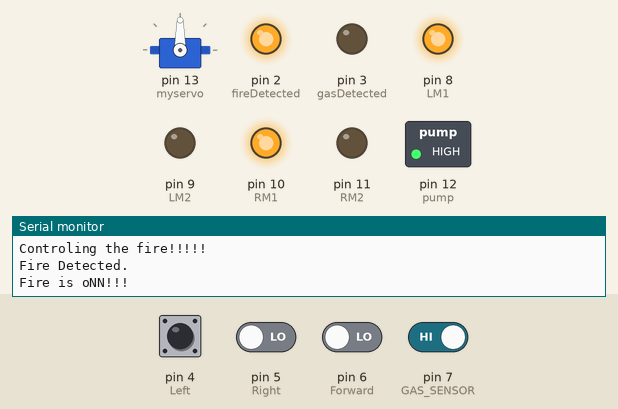
A sketch run on a simulated Arduino Uno, built with avr-gcc and run on an emulated ATmega328P. Parts: servo, switched loads named in the sketch (green lamp = pin HIGH), output pins drawn as LEDs (lit = HIGH), the last lines printed to the serial monitor. The inputs (shaded band) are chosen by the test bench; at power-on: pin 7 (GAS_SENSOR) HIGH, pin 4 (Left), pin 5 (Right), pin 6 (Forward) LOW.

Above: at 7.8 s.
7.9 s: pin 7 (GAS_SENSOR) driven LOW
At 12.1 s:
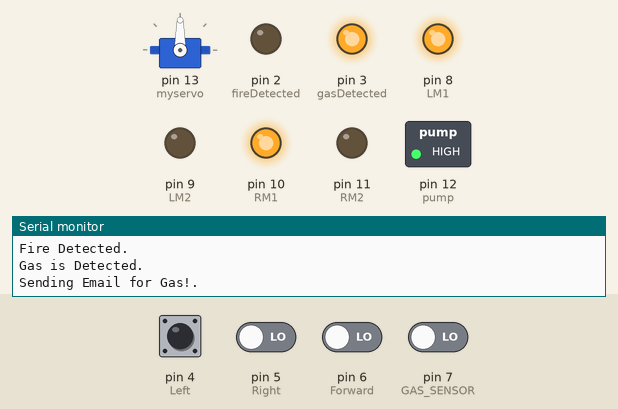
12.5 s: pin 6 (Forward) driven HIGH
21.2 s: pin 4 (Left) pulled HIGH for 3 s
At 23.3 s:
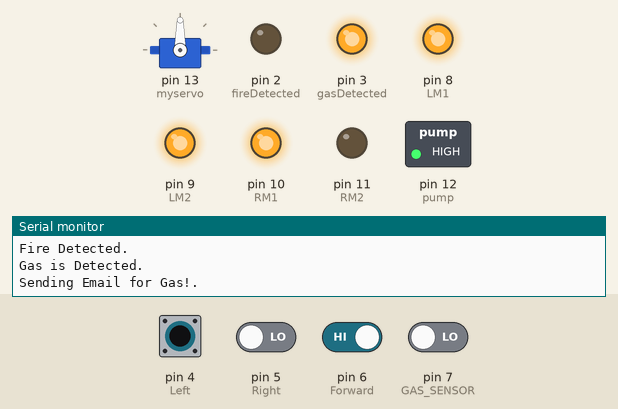
32.0 s: pin 6 (Forward) driven LOW
At 33.86 s:
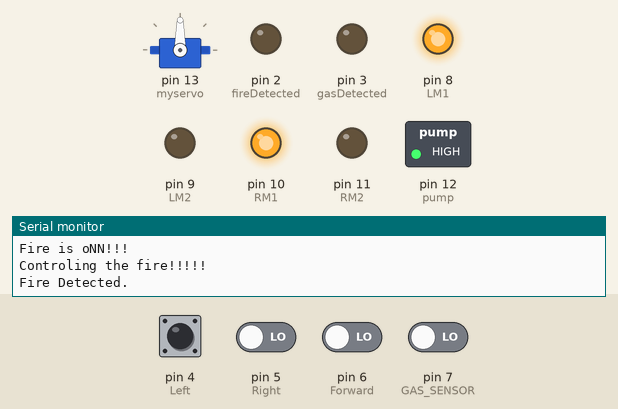
36.5 s: pin 6 (Forward) driven HIGH
45.2 s: pin 4 (Left) driven HIGH and pin 5 (Right) driven HIGH
At 47.3 s:
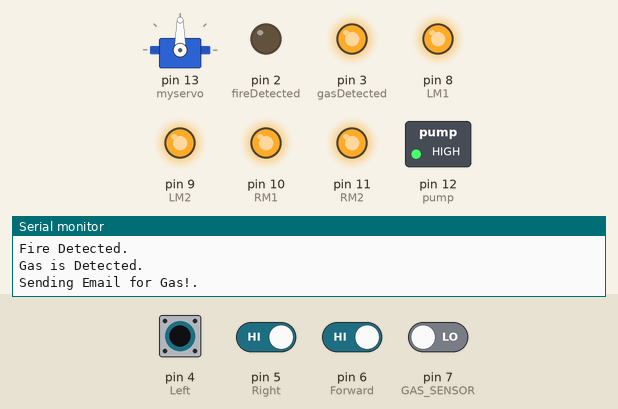
Timing chart, 0 to 50.6 s (numbered marks = the images above; inputs shaded):
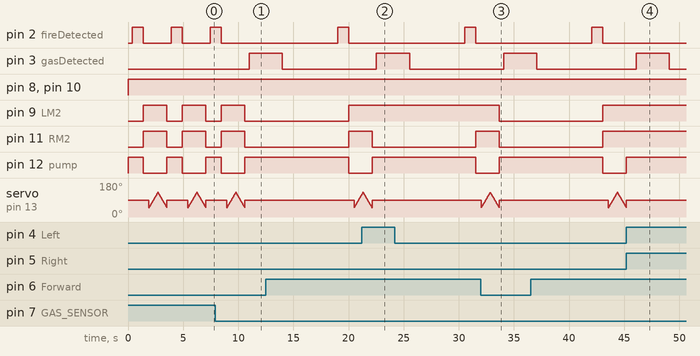

Measured:
- after the input at 7.9 s, pin 2 (fireDetected): goes on until 8.5 s, then stays LOW; pin 3 (gasDetected): LOW → HIGH after 3.1 s; pin 9 (LM2), pin 11 (RM2): goes on until 10.6 s, then stays LOW; pin 12 (pump): goes on until 10.6 s, then stays HIGH
- after the input at 21.2 s, pin 9 (LM2): stays HIGH (without the input it goes to LOW after 0.93 s); pin 11 (RM2): HIGH → LOW after 0.93 s, → HIGH 9.4 s later
- after the input at 32.0 s, pin 11 (RM2): HIGH → LOW after 1.7 s
- after the input at 45.2 s, pin 2 (fireDetected): stays LOW (without the input it goes to HIGH after 8.4 s); pin 9 (LM2): stays HIGH (without the input it goes to LOW after 0.00 s)
- by itself, pin 2 (fireDetected): alternates HIGH for 1.0 s and LOW for 2.5 s
- by itself, pin 9 (LM2), pin 11 (RM2): alternates HIGH for 2.1 s and LOW for 1.4 s
- by itself, pin 12 (pump): alternates HIGH for 1.4 s and LOW for 2.1 s

The sketch:

Arduino_Code.ino
```cpp
// IOT Based Fire Fighter with Email System

#include <Servo.h>            //include servo.h library
#include <SoftwareSerial.h>  //include SoftwareSerial.h library

Servo myservo;

int pos = 0;
boolean fire = false;

#define Left 4          // left sensor
#define Right 5         // right sensor
#define Forward 6       //front sensor
#define GAS_SENSOR 7    //Gas sensor
#define LM1 8           // left motor
#define LM2 9           // left motor
#define RM1 10          // right motor
#define RM2 11          // right motor
#define pump 12         //water pumb


const int fireDetected = 2;
const int gasDetected = 3;

void setup()
{
   pinMode(fireDetected, OUTPUT);
  digitalWrite(fireDetected, LOW);
  pinMode(gasDetected, OUTPUT);
  digitalWrite(gasDetected, LOW);

  Serial.begin(115200);

  pinMode(Left, INPUT);
  pinMode(Right, INPUT);
  pinMode(Forward, INPUT);
  pinMode(GAS_SENSOR, INPUT);
  pinMode(LM1, OUTPUT);
  pinMode(LM2, OUTPUT);
  pinMode(RM1, OUTPUT);
  pinMode(RM2, OUTPUT);
  pinMode(pump, OUTPUT);

  myservo.attach(13);
  myservo.write(90);
}


void put_off_fire()
{
 Serial.println("Controling the fire!!!!!");
    digitalWrite(LM1, HIGH);
  digitalWrite(LM2, HIGH);
  digitalWrite(RM1, HIGH);
  digitalWrite(RM2, HIGH);
  digitalWrite(pump, LOW);
    delay(500);
    for (pos = 50; pos <= 130; pos += 1) {
    myservo.write(pos);
    delay(10);
  }
  for (pos = 130; pos >= 50; pos -= 1) {
    myservo.write(pos);
    delay(10);
  }
  digitalWrite(pump,LOW);

  digitalWrite(pump,HIGH);
  myservo.write(90);
  fire=false;
}

void loop()
{
  fire = false;
  digitalWrite(pump,HIGH);
  myservo.write(90); //Sweep_Servo();

  if (digitalRead(Left) ==1 && digitalRead(Right)==1 && digitalRead(Forward) ==1)
    {
    delay(500);
    digitalWrite(LM1, HIGH);
    digitalWrite(LM2, HIGH);
    digitalWrite(RM1, HIGH);
    digitalWrite(RM2, HIGH);
    //fire = true;
    }
    else if (digitalRead(Forward) ==0)
    {
    digitalWrite(LM1, HIGH);
    digitalWrite(LM2, LOW);
    digitalWrite(RM1, HIGH);
    digitalWrite(RM2, LOW);
    fire = true;

    }

    else if (digitalRead(Left) ==0)
    {
    digitalWrite(LM1, HIGH);
    digitalWrite(LM2, LOW);
    digitalWrite(RM1, HIGH);
    digitalWrite(RM2, HIGH);
    fire = true;
    }

    else if (digitalRead(Right) ==0)
    {
    digitalWrite(LM1, HIGH);
    digitalWrite(LM2, HIGH);
    digitalWrite(RM1, HIGH);
    digitalWrite(RM2, LOW);
    fire = true;
    }
    delay(400);

     if(digitalRead(GAS_SENSOR)== 0)
    {
     Serial.println("Gas is Detected.");
      //send_sms();
	    sendEmail(0);
      delay(5000);
    }

     while (fire == true)
     {
       Serial.println("Fire is oNN!!!");
	sendEmail(1);
      put_off_fire();
      Serial.println("Fire Detected.");

     }

 }

void sendEmail(int fire) {
  if(fire == 1){
	  digitalWrite(fireDetected, HIGH); // Signal ESP8266 to send an email
  	delay(1000); // Add a delay for stability
  	digitalWrite(fireDetected, LOW); // Reset the pin to LOW
  }
  else if(fire==0){
    Serial.println("Sending Email for Gas!.");
	digitalWrite(gasDetected, HIGH); // Signal ESP8266 to send an email
  delay(3000); // Add a delay for stability
  digitalWrite(gasDetected, LOW); // Reset the pin to LOW
  }

}
```
